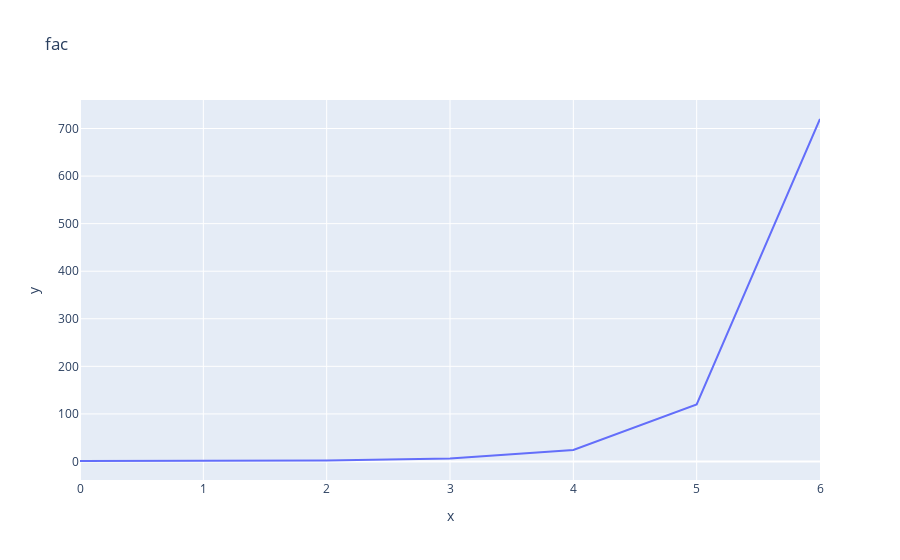
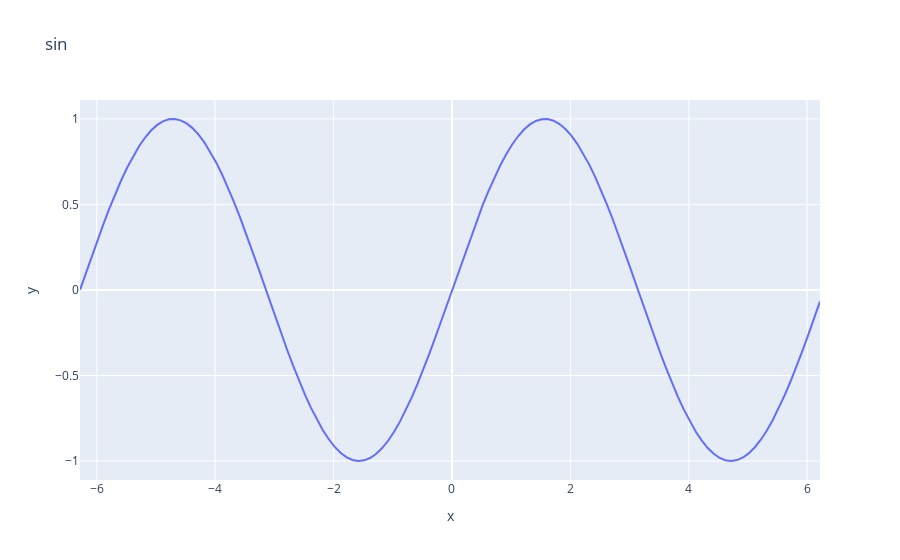
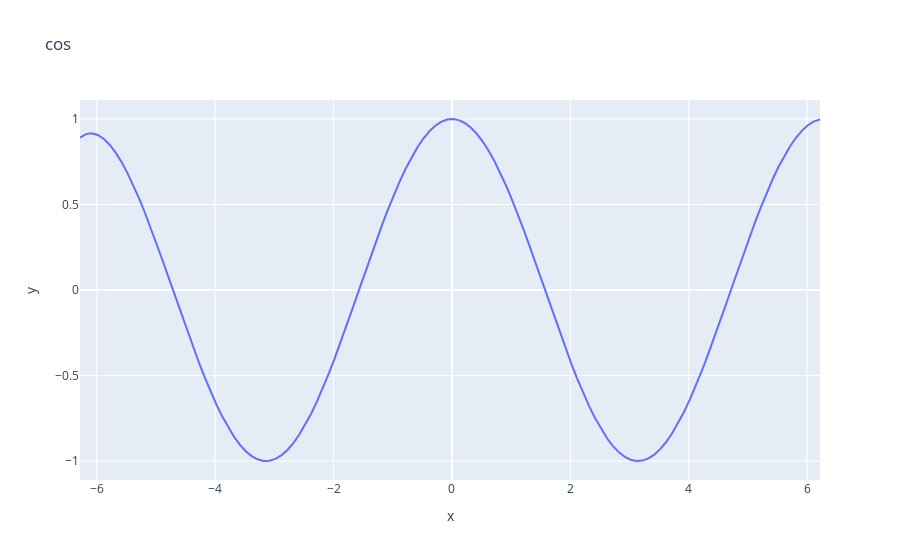
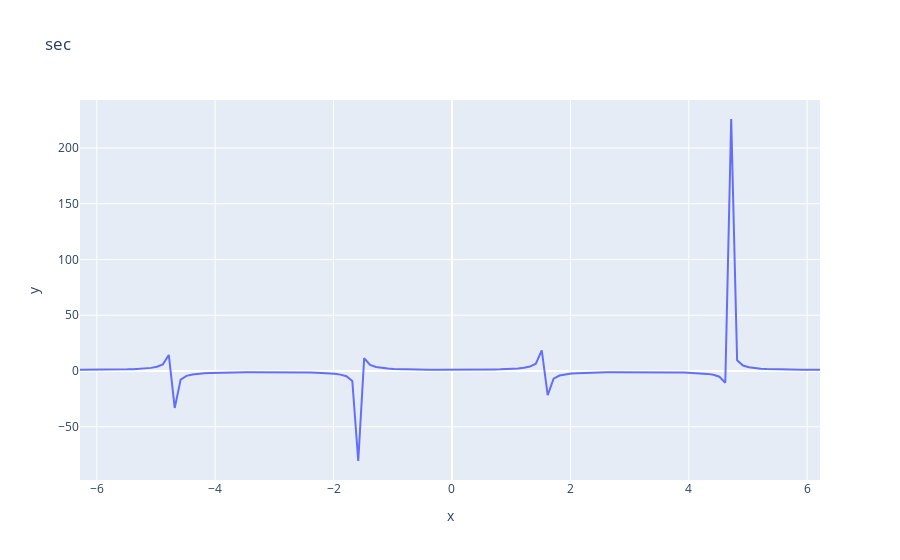

Write notebook code for charts like these, in order.
### Code cell
NAMES = ["fac", "sin", "cos", "sec", "cot", "ln", "log2", "sys"]

# NAMES.append("neg")

for NAME in NAMES:
    df = pd.read_csv(f"{NAME}.csv")
    fig = px.line(x=df['x'], y=df['y'], title=NAME)
    fig.write_html(f"plots/{NAME}.html")
    fig.show()
